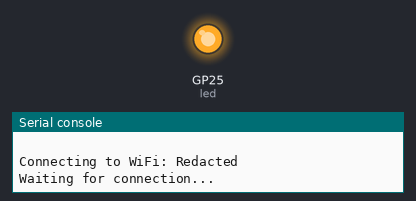
The program below on a simulated Raspberry Pi Pico running MicroPython. Parts: output pins drawn as LEDs (lit = HIGH), the last lines printed to the serial console. WiFi joins after 1.5 s; web requests get an empty 200 reply after 0.4 s. At 2.9 s the program stops and its outputs stay as they are.

Above: at 0.1 s.
At 3.0 s:
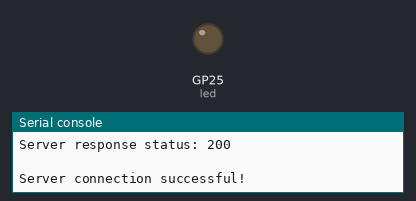
Timing chart, 0 to 4.4 s (numbered marks = the images above):
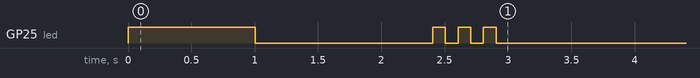

The program:

wifi_test.py
```python
"""
WiFi Connection Test Script
Tests WiFi connection and server communication
"""
import network
import urequests
import time
import json
from machine import Pin

# Status LED
led = Pin("LED", Pin.OUT)

# Import configuration
try:
    import config
    print("Loaded configuration from config.py")
except ImportError:
    print("Error: config.py not found!")
    raise

def connect_wifi():
    """Connect to WiFi and return status"""
    print(f"\nConnecting to WiFi: {config.WIFI_SSID}")

    wlan = network.WLAN(network.STA_IF)
    wlan.active(True)

    # Check if already connected
    if wlan.isconnected():
        print("Already connected")
        print(f"IP address: {wlan.ifconfig()[0]}")
        return True

    # Connect to WiFi
    wlan.connect(config.WIFI_SSID, config.WIFI_PASSWORD)

    # Wait for connection with timeout
    max_wait = 10
    while max_wait > 0:
        if wlan.isconnected():
            print("Connected successfully!")
            print(f"IP address: {wlan.ifconfig()[0]}")
            return True
        max_wait -= 1
        print("Waiting for connection...")
        led.toggle()  # Blink LED while connecting
        time.sleep(1)

    print("Failed to connect to WiFi")
    return False

def test_server_connection():
    """Test connection to the server"""
    print(f"\nTesting connection to server: {config.SERVER_URL}")

    try:
        # Try to send a test data point
        data = {
            "device_id": config.DEVICE_ID,
            "moisture": 50.0,  # Test value
            "raw_adc_value": 32767  # Test value
        }

        print("Sending test data...")
        response = urequests.post(
            f"{config.SERVER_URL}/api/sensor-data",
            headers={'Content-Type': 'application/json'},
            json=data
        )

        print(f"Server response status: {response.status_code}")
        response.close()
        return response.status_code == 200

    except Exception as e:
        print(f"Error connecting to server: {e}")
        return False

def main():
    print("\nPico W Connection Test")
    print("====================")

    # Test WiFi
    if not connect_wifi():
        print("\nWiFi connection failed!")
        return

    # Test server connection
    if test_server_connection():
        print("\nServer connection successful!")
        # Blink LED rapidly to indicate success
        for _ in range(5):
            led.toggle()
            time.sleep(0.1)
    else:
        print("\nServer connection failed!")
        # Slow blink to indicate failure
        for _ in range(3):
            led.toggle()
            time.sleep(0.5)

if __name__ == "__main__":
    try:
        main()
    except KeyboardInterrupt:
        print("\nTest stopped by user")
    except Exception as e:
        print(f"\nError during test: {e}")
    finally:
        led.off() 
```

config.py
```python
"""
Configuration file for the Pico W irrigation controller.
Edit this file to match your setup.
"""

# WiFi Configuration
WIFI_SSID = "Redacted"
WIFI_PASSWORD = "00000000"

# Server Configuration
SERVER_URL = "http://192.168.68.65:5000"

# Device Configuration
DEVICE_ID = "pico_01"

# Hardware Configuration
MOISTURE_PIN = 27  # AOUT connected to GPIO27 (ADC1)
VALVE_PIN = 38    # GPIO pin for MOSFET gate controlling solenoid

# Timing Configuration
CHECK_INTERVAL = 60  # Seconds between readings
RECONNECT_INTERVAL = 10  # Seconds between WiFi reconnection attempts

# Sensor Calibration
# Calibrated values for capacitive soil moisture sensor
MOISTURE_MIN_VALUE = 10800  # ADC value when soil is very wet
MOISTURE_MAX_VALUE = 14300  # ADC value when soil is very dry

# Moisture interpretation guide:
# 0-20%:   Very Dry  (around 40593)
# 20-40%:  Dry       (around 36924) - Watering starts
# 40-60%:  Moderate  (around 31421)
# 60-80%:  Moist     (around 25918) - Watering stops
# 80-100%: Very Wet  (around 22249) 
```

Measured:
- by itself, GP25 (led): LOW → HIGH at 0.00 s, → LOW 1.0 s later, → HIGH 1.4 s later, → LOW 0.10 s later, … (8 changes in this stretch)
